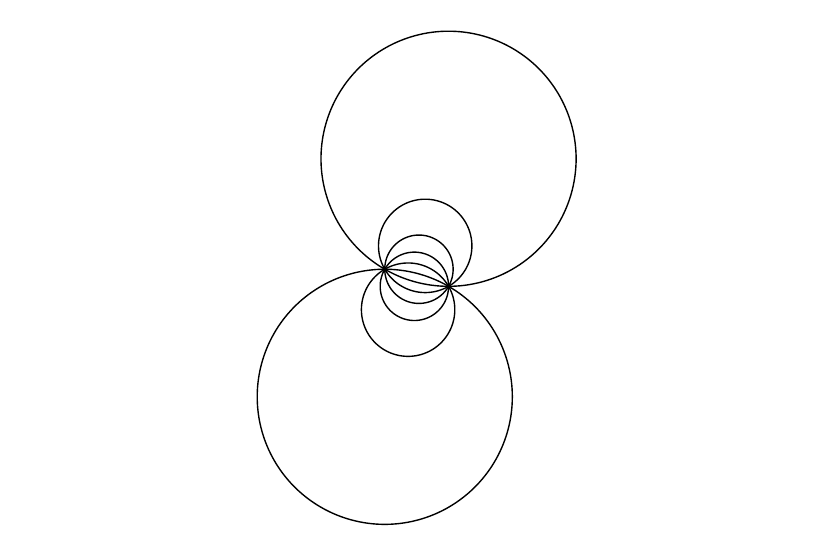

Recreate this plot in Julia.
using Clines, SimpleDrawing, Plots, LinearFractionalTransformations

function pencil_lines(n::Int)
    n>1 || error("Number of lines must be at least 2")

    angles = [k*pi/n for k=0:n-1]
    zz = exp.(angles * im)

    LL = [ Line(-z,z) for z in zz ]
    return LL
end

function pencil(F::LFT, n::Int=5)
    newdraw()
    LL = F.(pencil_lines(n))
    draw.(LL)
    finish()
end

function pencil(z::Number, n::Int=5)
    F = LFT(0,1,1,-z)
    pencil(F,n)
end

function pencil(n::Int)
    z = exp(pi*im/(2n))
    pencil(z,n)
end